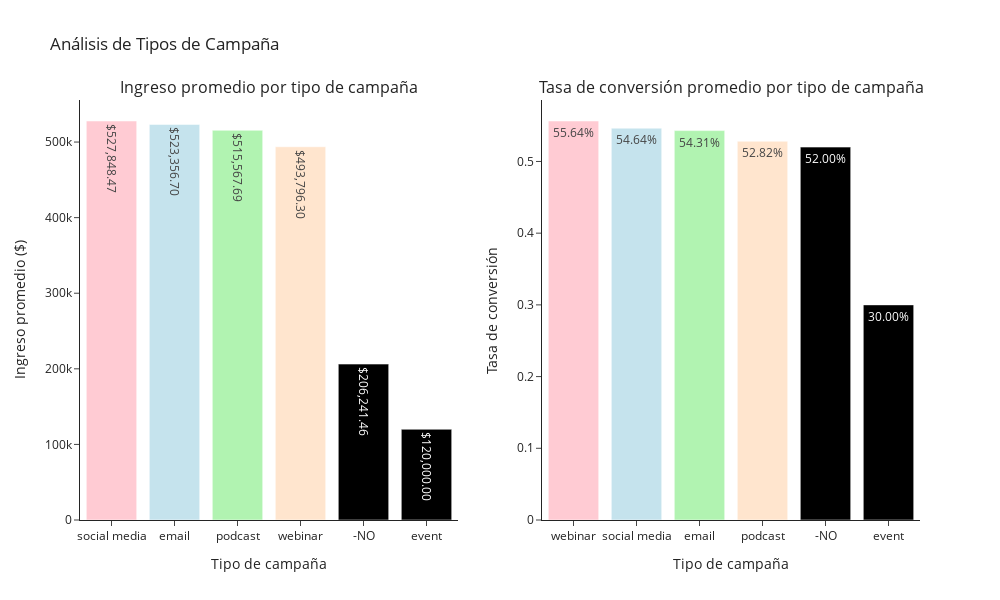

The cell this chart's notebook holds for it:
### Markdown cell above
¿Qué tipo de campaña genera más ingresos en promedio y cuál tiene mejor conversión?

### Code cell
# Group by type and calculate metrics
avg_revenue_by_type = df.groupby('type')['revenue'].mean().sort_values(ascending=False)
avg_conversion_by_type = df.groupby('type')['conversion_rate'].mean().sort_values(ascending=False)

# Create interactive subplots
fig = make_subplots(rows=1, cols=2, 
                   subplot_titles=['Ingreso promedio por tipo de campaña', 
                                  'Tasa de conversión promedio por tipo de campaña'])

# Plot average revenue by campaign type
fig.add_trace(
    go.Bar(
        x=avg_revenue_by_type.index, 
        y=avg_revenue_by_type.values,
        text=[f'${val:,.2f}' for val in avg_revenue_by_type.values],
        textposition='auto',
        marker_color=pastel_colors[:len(avg_revenue_by_type)],
        hovertemplate='Tipo: %{x}<br>Ingreso promedio: %{text}<extra></extra>'
    ),
    row=1, col=1
)

# Plot average conversion rate by campaign type
fig.add_trace(
    go.Bar(
        x=avg_conversion_by_type.index, 
        y=avg_conversion_by_type.values,
        text=[f'{val:.2%}' for val in avg_conversion_by_type.values],
        textposition='auto',
        marker_color=pastel_colors[:len(avg_conversion_by_type)],
        hovertemplate='Tipo: %{x}<br>Tasa de conversión: %{text}<extra></extra>'
    ),
    row=1, col=2
)

# Update layout
fig.update_layout(
    height=600, 
    width=1000,
    showlegend=False,
    title_text='Análisis de Tipos de Campaña',
    template='simple_white'
)

# Add axis labels
fig.update_yaxes(title_text="Ingreso promedio ($)", row=1, col=1)
fig.update_yaxes(title_text="Tasa de conversión", row=1, col=2)
fig.update_xaxes(title_text="Tipo de campaña", row=1, col=1)
fig.update_xaxes(title_text="Tipo de campaña", row=1, col=2)

# Show the figure
fig.show()

### Figure 1 — Plotly figure (JSON) as saved in the notebook; plotly's stock layout.template omitted (floating-point values rounded to 4 significant figures)
{"data": [{"hovertemplate": "Tipo: %{x}<br>Ingreso promedio: %{text}<extra></extra>", "marker": {"color": ["rgba(255, 182, 193, 0.7)", "rgba(173, 216, 230, 0.7)", "rgba(144, 238, 144, 0.7)", "rgba(255, 218, 185, 0.7)"]}, "text": ["$527,848.47", "$523,356.70", "$515,567.69", "$493,796.30", "$206,241.46", "$120,000.00"], "textposition": "auto", "type": "bar", "x": ["social media", "email", "podcast", "webinar", "-NO", "event"], "xaxis": "x", "y": [527800.0, 523400.0, 515600.0, 493800.0, 206200.0, 120000.0], "yaxis": "y"}, {"hovertemplate": "Tipo: %{x}<br>Tasa de conversión: %{text}<extra></extra>", "marker": {"color": ["rgba(255, 182, 193, 0.7)", "rgba(173, 216, 230, 0.7)", "rgba(144, 238, 144, 0.7)", "rgba(255, 218, 185, 0.7)"]}, "text": ["55.64%", "54.64%", "54.31%", "52.82%", "52.00%", "30.00%"], "textposition": "auto", "type": "bar", "x": ["webinar", "social media", "email", "podcast", "-NO", "event"], "xaxis": "x2", "y": [0.5564, 0.5464, 0.5431, 0.5282, 0.52, 0.3], "yaxis": "y2"}], "layout": {"annotations": [{"font": {"size": 16}, "showarrow": false, "text": "Ingreso promedio por tipo de campaña", "x": 0.225, "xanchor": "center", "xref": "paper", "y": 1, "yanchor": "bottom", "yref": "paper"}, {"font": {"size": 16}, "showarrow": false, "text": "Tasa de conversión promedio por tipo de campaña", "x": 0.775, "xanchor": "center", "xref": "paper", "y": 1, "yanchor": "bottom", "yref": "paper"}], "height": 600, "showlegend": false, "title": {"text": "Análisis de Tipos de Campaña"}, "width": 1000, "xaxis": {"anchor": "y", "domain": [0, 0.45], "title": {"text": "Tipo de campaña"}}, "xaxis2": {"anchor": "y2", "domain": [0.55, 1], "title": {"text": "Tipo de campaña"}}, "yaxis": {"anchor": "x", "domain": [0, 1], "title": {"text": "Ingreso promedio ($)"}}, "yaxis2": {"anchor": "x2", "domain": [0, 1], "title": {"text": "Tasa de conversión"}}}}
